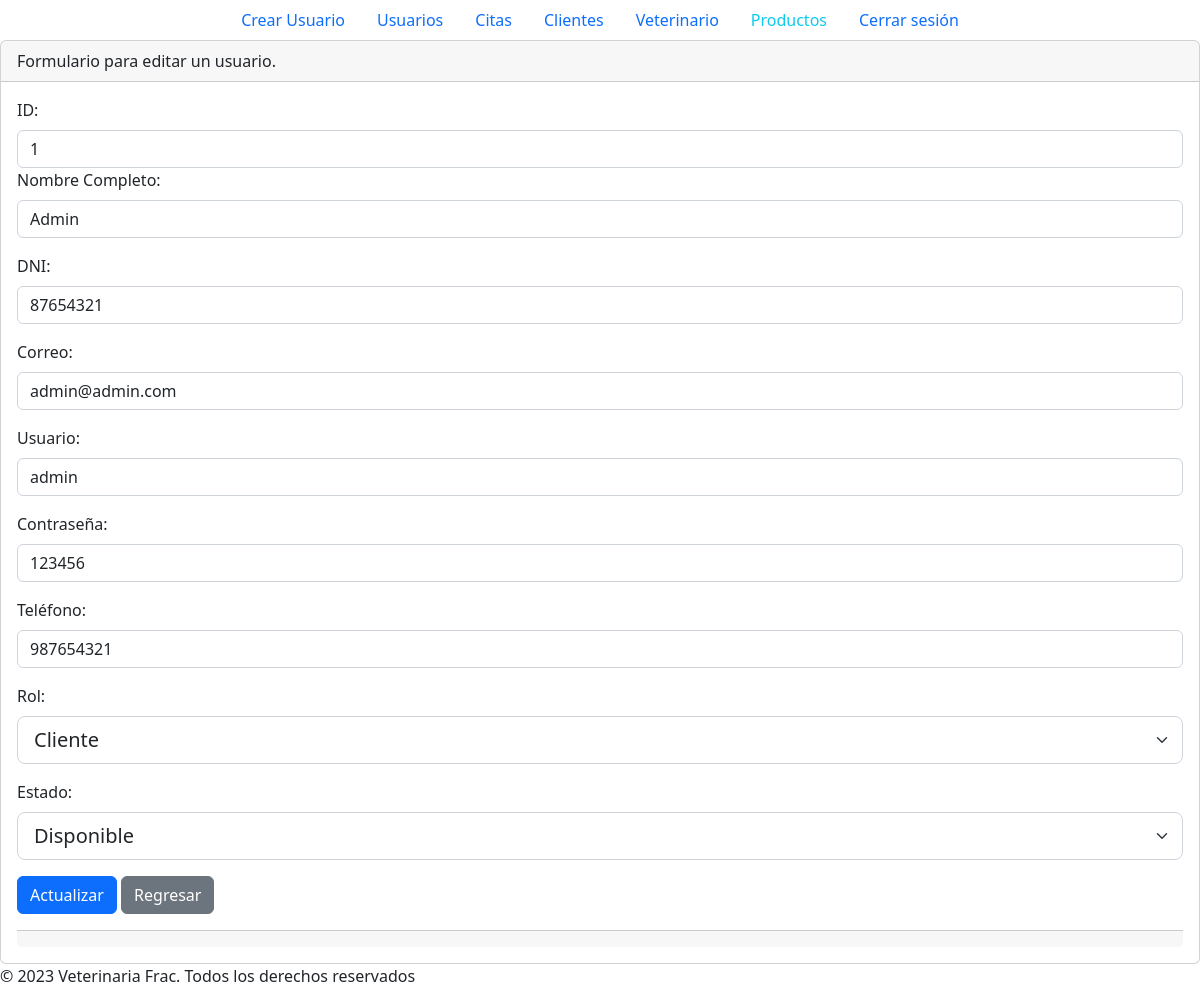
The app's page /secciones/usuarios/editar.php?id=1, older data.
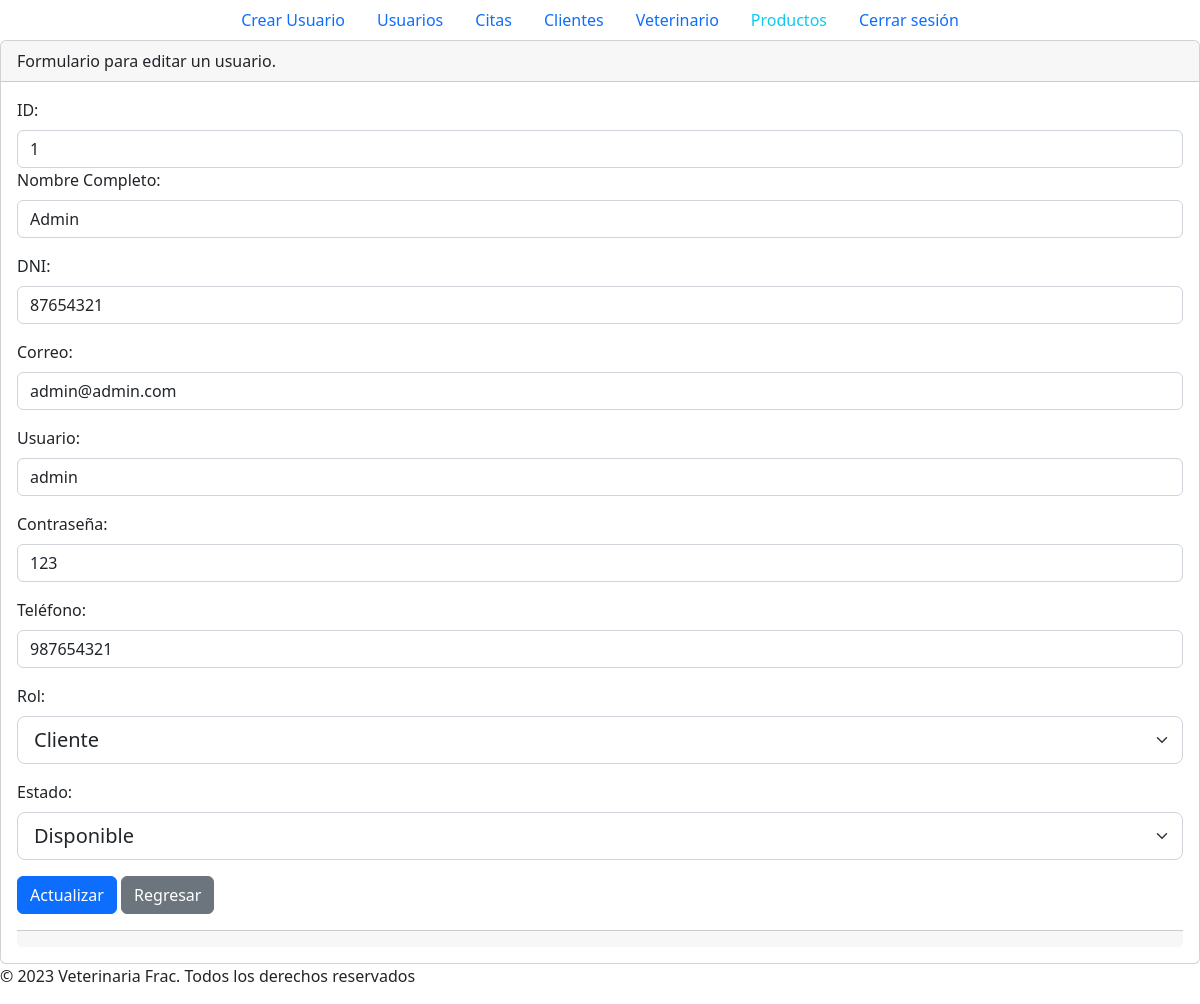
The same page, newer data.
### tables this page shows
CREATE TABLE `persona` (
  `id` int(8) NOT NULL,
  `nombre` varchar(255) NOT NULL,
  `dni` int(8) NOT NULL,
  `correo` varchar(255) NOT NULL,
  `usuario` varchar(255) NOT NULL,
  `contrasenia` varchar(255) NOT NULL,
  `telefono` int(9) NOT NULL,
  `rol` varchar(255) NOT NULL,
  `estado` tinyint(1) NOT NULL
);

### secciones/usuarios/editar.php (the view, shortened to what this page needs)
<?php include("../../plantillas/header.php")?>
<?php
include("../../config/bd.php");
if(isset($_GET['id'])){
    $id_persona = $_GET['id'];
    $sql = "SELECT * FROM persona WHERE id = '$id_persona'";
    $result = $conn->query($sql);
    $registro = $result->fetch_assoc();
    $id = $registro['id'];
    $nombre = $registro['nombre'];
    $dni = $registro['dni'];
    $correo = $registro['correo'];
    $usuario = $registro['usuario'];
    $contrasenia = $registro['contrasenia'];
    $telefono = $registro['telefono'];
}
?>
    <div class="card">
        <div class="card-header">
            <p class="card-text">Formulario para editar un usuario.</p>
        </div>
        <div class="card-body">
            <form action="<?php echo $_SERVER['PHP_SELF']; ?>" method="post">
                <div class="mb-3">
                  <label for="id" class="form-label">ID:</label>
                  <input type="text" readonly value="<?php echo $id; ?>"
                    class="form-control" readonly name="id" id="id" aria-describedby="helpId">
                <div class="mb-3">
                  <label for="nombre" class="form-label">Nombre Completo:</label>
                  <input type="text"  value="<?php echo $nombre; ?>"
                    class="form-control" name="nombre" id="nombre" aria-describedby="helpId" >
                </div>
                <div class="mb-3">
                  <label for="dni" class="form-label">DNI:</label>
                  <input type="text" value="<?php echo $dni; ?>"
                    class="form-control" name="dni" id="dni" aria-describedby="helpId" >
                </div>
                <div class="mb-3">
                  <label for="correo" class="form-label">Correo:</label>
                  <input type="text" value="<?php echo $correo; ?>"
                    class="form-control" name="correo" id="correo" aria-describedby="helpId" >
                </div>
                <div class="mb-3">
                  <label for="usuario" class="form-label">Usuario:</label>
                  <input type="text" value="<?php echo $usuario; ?>"
                    class="form-control" name="usuario" id="usuario" aria-describedby="helpId" >
                </div>
                <div class="mb-3">
                  <label for="contrasenia" class="form-label">Contraseña:</label>
                  <input type="text" value="<?php echo $contrasenia; ?>"
                    class="form-control" name="contrasenia" id="contrasenia" aria-describedby="helpId" >
                </div>
                <div class="mb-3">
                  <label for="telefono" class="form-label">Teléfono:</label>
                  <input type="text" value="<?php echo $telefono; ?>"
                    class="form-control" name="telefono" id="telefono" aria-describedby="helpId" >
                </div>
                <div class="mb-3">
                    <label for="rol" class="form-label">Rol:</label>
                    <select class="form-select form-select-lg" name="rol" id="rol">
                        <option selected value="Cliente">Cliente</option>
                    </select>
                </div>
                <div class="mb-3">
                    <label for="estado" class="form-label">Estado:</label>
                    <select class="form-select form-select-lg" name="estado" id="estado">
                        <option selected value="1">Disponible</option>
                    </select>
                </div>
                <button type="submit" class="btn btn-primary">Actualizar</button>
                <a href="index.php" class="btn btn-secondary">Regresar</a>
            </form>
        </div>
        <div class="card-footer text-muted"></div>
    </div>
<?php include("../../plantillas/footer.php")?>

Row changes from the older to the newer data that the page shows:
changed persona "Admin": contrasenia "123456" → "123"
